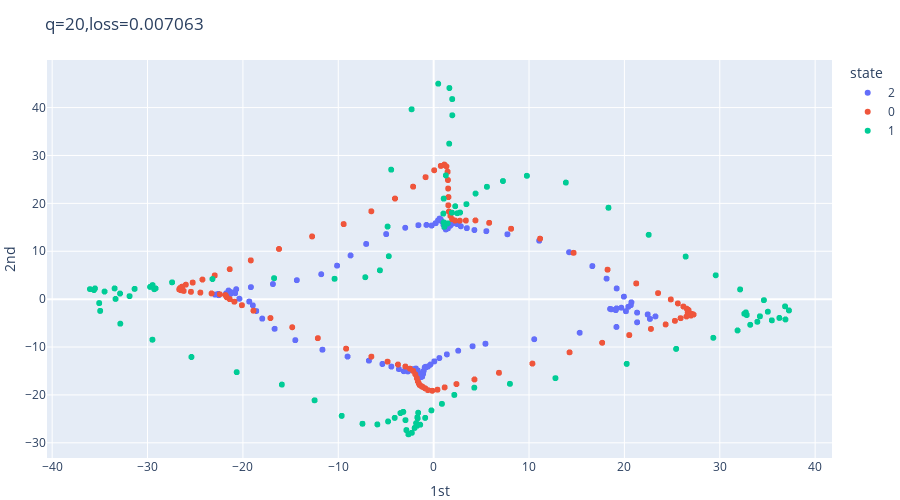

Write notebook code for a chart like this one.
### Code cell
Adam = tf.keras.optimizers.Adam(learning_rate=0.001,beta_1=0.9,beta_2=0.999,epsilon=1e-07)
SGD = tf.keras.optimizers.SGD(learning_rate=0.001,momentum=0.0,nesterov=False)
model.compile(loss='mse',optimizer=Adam)
history = model.fit(X,X,epochs=100000,verbose=0,callbacks=[CustomCallback()])

### Figure 1 — Plotly figure (JSON) as saved in the notebook; plotly's stock layout.template omitted (floating-point values rounded to 4 significant figures; data arrays with more than 128 entries replaced by an {"elided": "..."} marker saying what was removed)
{"data": [{"hovertemplate": "state=2<br>1st=%{x}<br>2nd=%{y}<br>shift=%{text}<extra></extra>", "legendgroup": "2", "marker": {"color": "#636efa", "symbol": "circle"}, "mode": "markers+text", "name": "2", "showlegend": true, "text": {"elided": "6700 int values"}, "type": "scattergl", "x": {"elided": "6700 float values"}, "xaxis": "x", "y": {"elided": "6700 float values"}, "yaxis": "y"}, {"hovertemplate": "state=0<br>1st=%{x}<br>2nd=%{y}<br>shift=%{text}<extra></extra>", "legendgroup": "0", "marker": {"color": "#EF553B", "symbol": "circle"}, "mode": "markers+text", "name": "0", "showlegend": true, "text": {"elided": "6600 int values"}, "type": "scattergl", "x": {"elided": "6600 float values"}, "xaxis": "x", "y": {"elided": "6600 float values"}, "yaxis": "y"}, {"hovertemplate": "state=1<br>1st=%{x}<br>2nd=%{y}<br>shift=%{text}<extra></extra>", "legendgroup": "1", "marker": {"color": "#00cc96", "symbol": "circle"}, "mode": "markers+text", "name": "1", "showlegend": true, "text": {"elided": "6700 int values"}, "type": "scattergl", "x": {"elided": "6700 float values"}, "xaxis": "x", "y": {"elided": "6700 float values"}, "yaxis": "y"}], "layout": {"height": 500, "legend": {"title": {"text": "state"}, "tracegroupgap": 0}, "margin": {"b": 0, "l": 0, "r": 0, "t": 60}, "title": {"text": "q=20,loss=0.007063"}, "xaxis": {"anchor": "y", "autorange": true, "domain": [0, 1], "range": [-40.66, 41.88], "title": {"text": "1st"}, "type": "linear"}, "yaxis": {"anchor": "x", "autorange": true, "domain": [0, 1], "range": [-33.17, 49.93], "title": {"text": "2nd"}, "type": "linear"}}}
